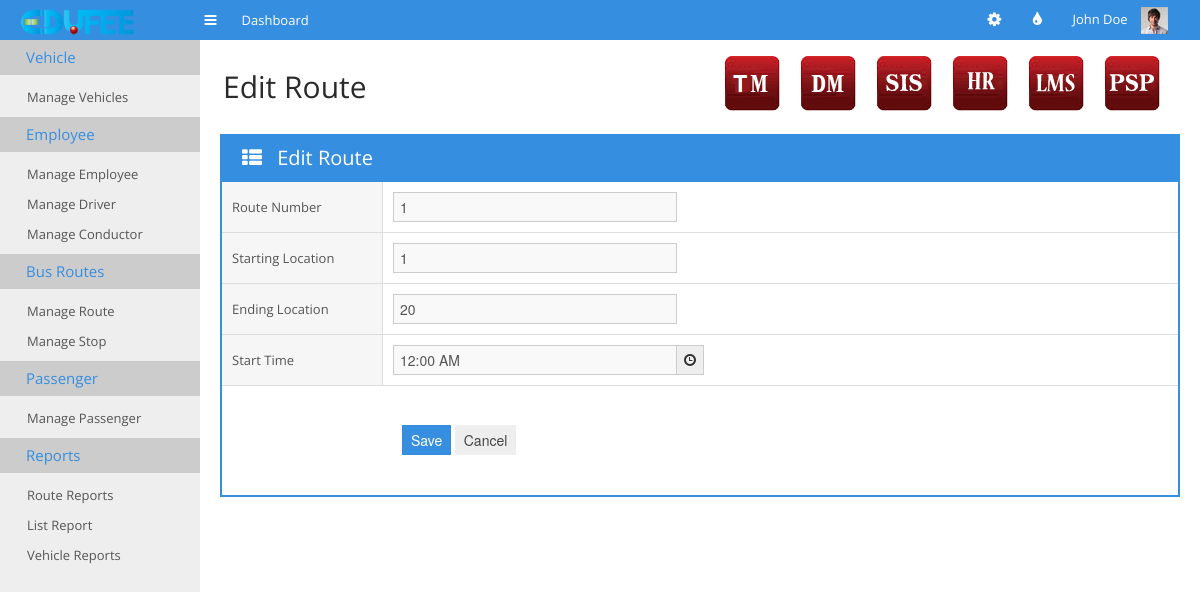
The page /tm-edit-route.php?id=1 on the database its author committed.
### tables this page shows
CREATE TABLE IF NOT EXISTS `tm_bus_route` (
  `institute_id` int(11) NOT NULL,
  `route_number` int(11) DEFAULT NULL,
  `start_location` text,
  `end_location` text,
  `start_time` time DEFAULT NULL
);

### tm-edit-route.php (the view, shortened to what this page needs)
<?php
require_once "datas.php";
$dbconnection = connectSQL($dbdetails);
if(mysqli_connect_errno())
{
    echo "db_connection_fail";
}
else {
    if (isset($_GET['id'])) {
        $id = $_GET['id'];
        $query = "select * from tm_bus_route where route_number=" . $id ."  limit 1";
        if ($result=$dbconnection->query($query)){
            if($result->num_rows==1) {
                $row = $result->fetch_array();
                ?>
                <!doctype html>
                <html>
                <head>
                    <link rel="stylesheet" href="css/bootstrap.min.css">
                    <link rel="stylesheet" href="css/bootstrap-responsive.min.css">
                    <link rel="stylesheet" href="css/plugins/jquery-ui/smoothness/jquery-ui.css">
                    <link rel="stylesheet" href="css/plugins/jquery-ui/smoothness/jquery.ui.theme.css">
                    <link rel="stylesheet" href="css/style.css">
                    <link rel="stylesheet" href="css/themes.css">
                    <link rel="stylesheet" href="css/plugins/timepicker/bootstrap-timepicker.min.css" />
                </head>
                <body>
                <div id="navigation">
                    <div class="container-fluid">
                        <a href="#" id="brand"></a>
                        <a href="#" class="toggle-nav" rel="tooltip" data-placement="bottom" title="Toggle navigation"><i class="icon-reorder"></i></a>
                        <ul class='main-nav'>
                            <li>
                                <a href="index.html">
                                    <span>Dashboard</span>
                                </a>
                            </li>
                        </ul>
                        <div class="user">
                            <ul class="icon-nav">
                                <li class="dropdown sett">
                                    <a href="#" class='dropdown-toggle' data-toggle="dropdown"><i class="icon-cog"></i></a>
                                </li>
                                <li class='dropdown colo'>
                                    <a href="#" class='dropdown-toggle' data-toggle="dropdown"><i class="icon-tint"></i></a>
                                </li>
                            </ul>
                            <div class="dropdown">
                                <a href="#" class='dropdown-toggle' data-toggle="dropdown">John Doe <img src="img/demo/user-avatar.jpg" alt=""></a>
                            </div>
                        </div>
                    </div>
                </div>
                <div class="container-fluid" id="content">
                    <?php
                    require_once "cms.php";
                    ?>
                    <div id="main">
                        <div class="container-fluid">
                            <div class="page-header">
                                <div class="pull-left">
                                    <h1>Edit Route</h1>
                                </div>
                                <div class="pull-right">
                                    <ul class="minitiles" style="display:inline !important;">
                                        <li><a href="tm_main.html"><img src="img/tm_icon.png" alt=""></a></li>
                                        <li><a href="http://www.edufee.com/subscribe_donation/"><img src="img/dm_icon.png" alt=""></a></li>
                                        <li> <a href="http://www.edufee.com/SIS/home/"><img src="img/sis_icon.png" alt="" style="border:none;" border="0"/></a> </li>
                                        <li><a href="http://www.edufee.com/hrm/symfony/web/index.php/admin/LandingPage"><img src="img/hr_icon.png" alt=""></a></li>
                                        <li> <a href="http://www.edufee.com/openbiblio/catalog/home.php"><img src="img/lms_icon.png" alt="" style="border:none;" border="0"/></a> </li>
                                        <li><a href="http://www.edufee.com/psp_dashboard/psp"><img src="img/psp_icon.png" alt="" border="0"/>
                                            </a></li>
                                    </ul>
                                </div>
                            </div>
                        </div>
                        <div class="container-fluid">
                            <div class="box box-bordered box-color">
                                <div class="box-title">
                                    <h3><i class="icon-th-list"></i> Edit Route</h3>
                                </div>
                                <div class="box-content nopadding">
                                    <form name="main-form"  action="tm-edit-route-submit.php" method="POST" class='form-horizontal form-bordered'>
                                    <div class="control-group">
                                        <label for="route-number" class="control-label" >Route Number</label>
                                        <div class="controls">
                                            <input type="text" name="number"  id="route-number" placeholder="" class="input-xlarge"
                                                    readonly value="<?php echo $id ?>">
                                        </div>
                                    </div>
                                    <div class="control-group">
                                        <label for="start" class="control-label"  >Starting Location</label>
                                        <div class="controls">
                                            <input type="text" name="start"  placeholder="Stop Number" class="input-xlarge" value="<?php echo $row['start_location'] ?>">
                                        </div>
                                    </div>
                                    <div class="control-group">
                                        <label for="end" class="control-label">Ending Location</label>
                                        <div class="controls">
                                            <input type="text" name="end"  placeholder="Stop Number" class="input-xlarge" value="<?php echo $row['end_location'] ?>">
                                        </div>
                                    </div>
                                    <div class="control-group">
                                        <label for="start-time" class="control-label">Start Time</label>
                                        <div class="bootstrap-timepicker input-append controls" style="display:block;">
                                            <input type="text" name="time" id="timepicker1" placeholder="" class="input-xlarge" value="<?php echo $row['start_time'] ?>">
                                            <span class="add-on"><i class="icon-time"></i></span>
                                        </div>
                                    </div>
                                    <div class="form-actions">
                                        <button type="submit" class="btn btn-primary">Save</button>
                                        <a href="tm-manage-routes.php">
                                            <button type="button" class="btn" >Cancel</button>
                                        </a>
                                    </div>
                                    </form>
                                </div>
                            </div>
                        </div>
                    </div>
                </div>
                </body>
                </html>
            <?php
            }
        }else{
            echo $dbconnection->error;
        }
    }
}
?>

### rows shown on the page
tm_bus_route: start "1", end "20", time "12:00 AM"
